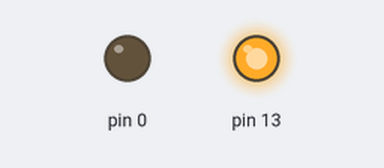
The sketch below on a simulated Arduino Uno, built with avr-gcc and run on an emulated ATmega328P. Shown: output pins drawn as LEDs (lit = HIGH).

Above: at 0.5 s.
At 1.5 s:
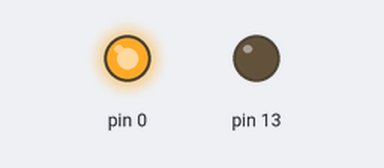
At 2.5 s:
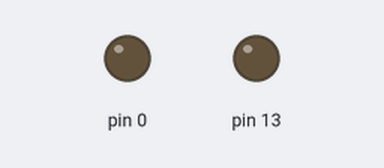
At 4.5 s:
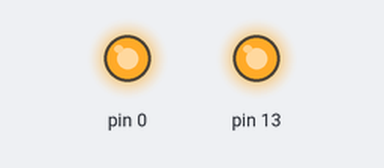
Timing chart, 0 to 6.5 s (numbered marks = the images above):
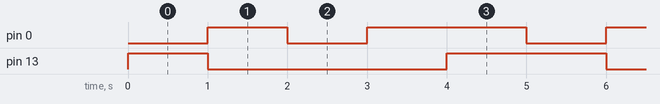

The sketch:

Blinking_LEDS_in_a_pattern_by_ESP8266.ino
```cpp
void setup() { // Setup codes needed for recognizing your pin connections.
  pinMode(0, OUTPUT);
  pinMode(13, OUTPUT);
}
void loop() {   // In loop all codes you wrote will be executed always in a loop. :)
  digitalWrite(0, LOW);
  digitalWrite(13, HIGH);
delay(1000);
  digitalWrite(0, HIGH);
  digitalWrite(13,LOW);
delay(1000);
  digitalWrite(0,LOW);;
  digitalWrite(13,LOW);
delay(1000);
  digitalWrite(0,HIGH);
  delay(1000);
  digitalWrite(13,HIGH);
delay(1000);
}
```

Measured:
- by itself, pin 0: repeats every 5.0 s: LOW 1.0 s, HIGH 2.0 s, LOW 1.0 s, HIGH 1.0 s
- by itself, pin 13: repeats every 5.0 s: LOW 3.0 s, HIGH 2.0 s
- by itself, everything shown: repeats every 5.0 s, in 5 steps
